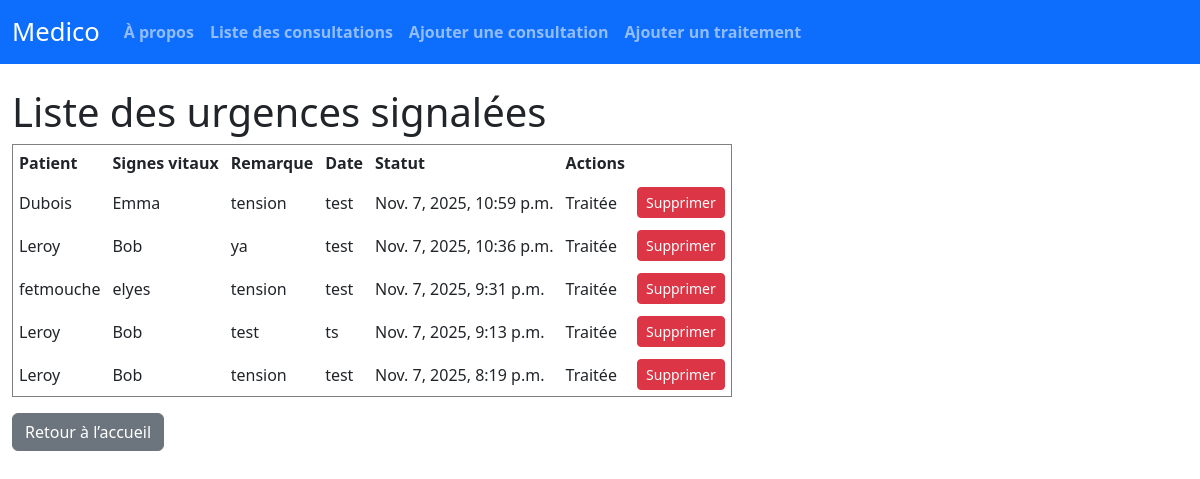
The app's page /urgences/, older data.
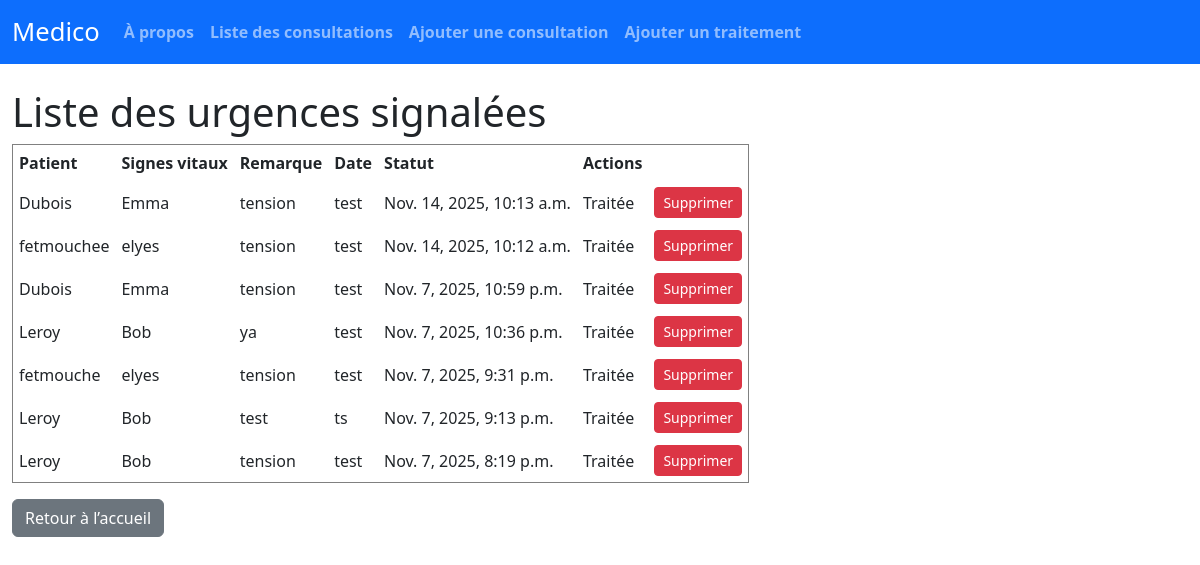
The same page, newer data.
### medico/models.py (models this page shows, shortened)
class Urgence(models.Model):
    consultation = models.ForeignKey('Consultation', on_delete=models.CASCADE)
    signes_vitaux = models.TextField()
    remarque = models.TextField(blank=True, null=True)
    date_signalement = models.DateTimeField(default=timezone.now)
    traitee = models.BooleanField(default=False)

class Consultation(models.Model):
    patient_nom = models.CharField(max_length=40, null=False)
    patient_prenom = models.CharField(max_length=30, null=False)
    patient_genre = models.CharField(
    max_length=10,
    choices=[('M', 'Homme'), ('F', 'Femme')],
    null=False
    )
    patient_age = models.PositiveIntegerField(null=False)
    description = models.TextField(null=False)
    date_consultation = models.DateField(auto_now_add=True)
    patient_adresse = models.CharField(max_length=255, null=True, blank=True)
    latitude = models.FloatField(null=True, blank=True)
    longitude = models.FloatField(null=True, blank=True)

### medico/views.py (the view)
# urls.py: path('urgences/', views.liste_urgences, name='liste_urgences'),
def liste_urgences(request):
    urgences = Urgence.objects.all().order_by('-date_signalement')
    return render(request, 'medico/liste_urgences.html', {'urgences': urgences})

### medico/templates/medico/liste_urgences.html (shortened to what this page needs)
{% extends 'medico/base.html' %}
{% block content %}
<h1>Liste des urgences signalées</h1>
{% if urgences %}
<table border="1" cellpadding="6" cellspacing="0">
    <thead>
        <tr>
            <th>Patient</th>
          <th>Signes vitaux</th>
            <th>Remarque</th>
            <th>Date</th>
            <th>Statut</th>
            <th>Actions</th>
        </tr>
    </thead>
    <tbody>
        {% for urgence in urgences %}
        <tr {% if not urgence.traitee %}style="background-color:#ffe0e0;"{% endif %}>
            <td>{{ urgence.consultation.patient_nom }}</td>
<td>{{ urgence.consultation.patient_prenom }}</td>
         <td>{{ urgence.signes_vitaux }}</td>
            <td>{{ urgence.remarque }}</td>
            <td>{{ urgence.date_signalement }}</td>
            <td>
            {% if urgence.traitee %}
                     Traitée
                {% else %}
                     Non traitée
                {% endif %}
            </td>
            <td>
             <a href="{% url 'supprimer_urgence' urgence.id %}" class="btn btn-danger btn-sm">Supprimer</a>
            </td>
        </tr>
        {% endfor %}
    </tbody>
</table>
{% else %}
<p>Aucune urgence signalée.</p>
{% endif %}
<a href="{% url 'home' %}" class="btn btn-secondary mt-3">Retour à l’accueil</a>
{% endblock %}

Row changes from the older to the newer data that the page shows:
added Urgence: consultation.patient_nom "Dubois", consultation.patient_prenom "Emma", signes_vitaux "tension", remarque "test", date_signalement "Nov. 14, 2025, 10:13 a.m.", traitee "Traitée"
added Urgence: consultation.patient_nom "fetmouchee", consultation.patient_prenom "elyes", signes_vitaux "tension", remarque "test", date_signalement "Nov. 14, 2025, 10:12 a.m.", traitee "Traitée"
